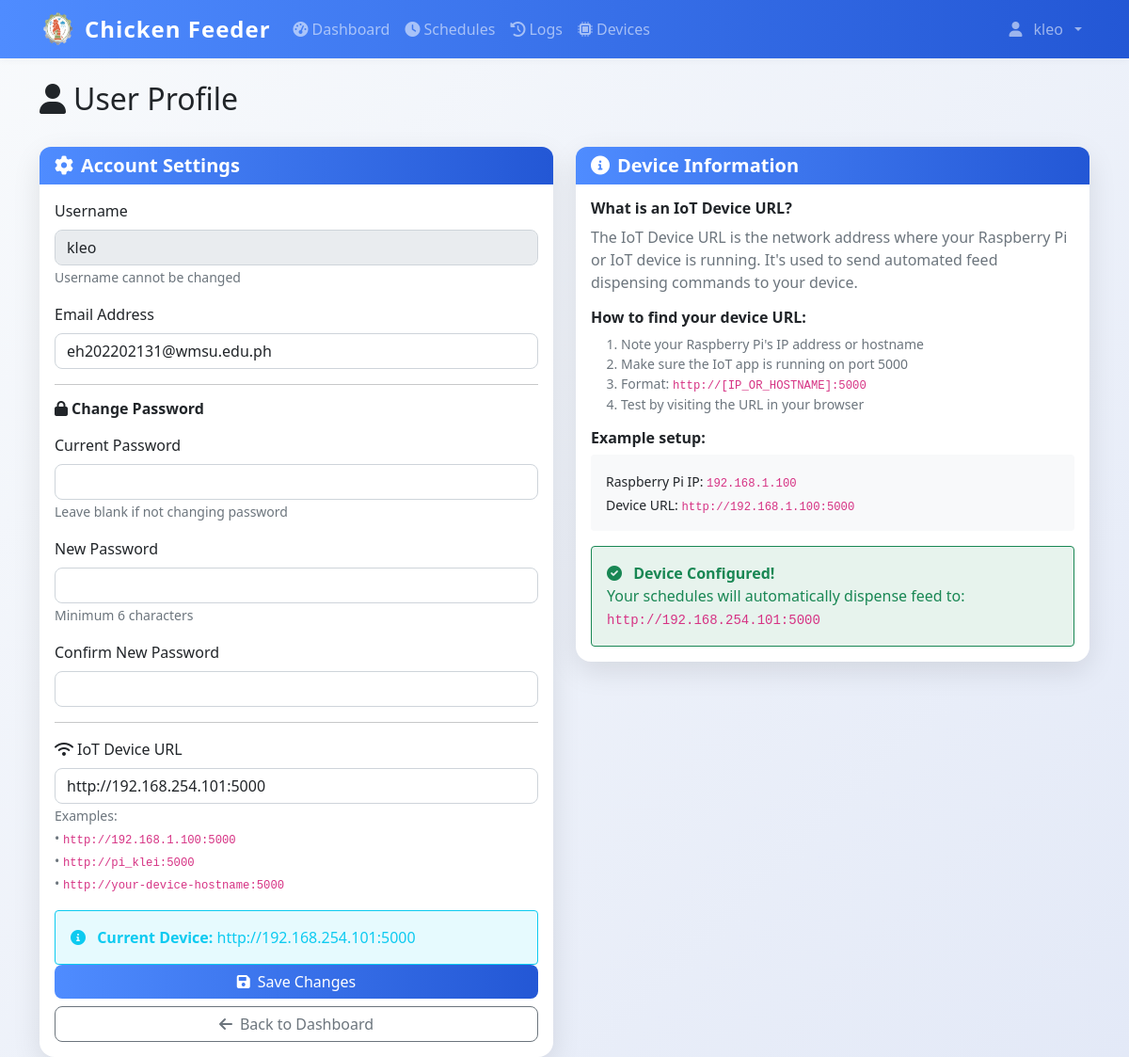
/profile (signed in), run on an earlier commit of the app's database.
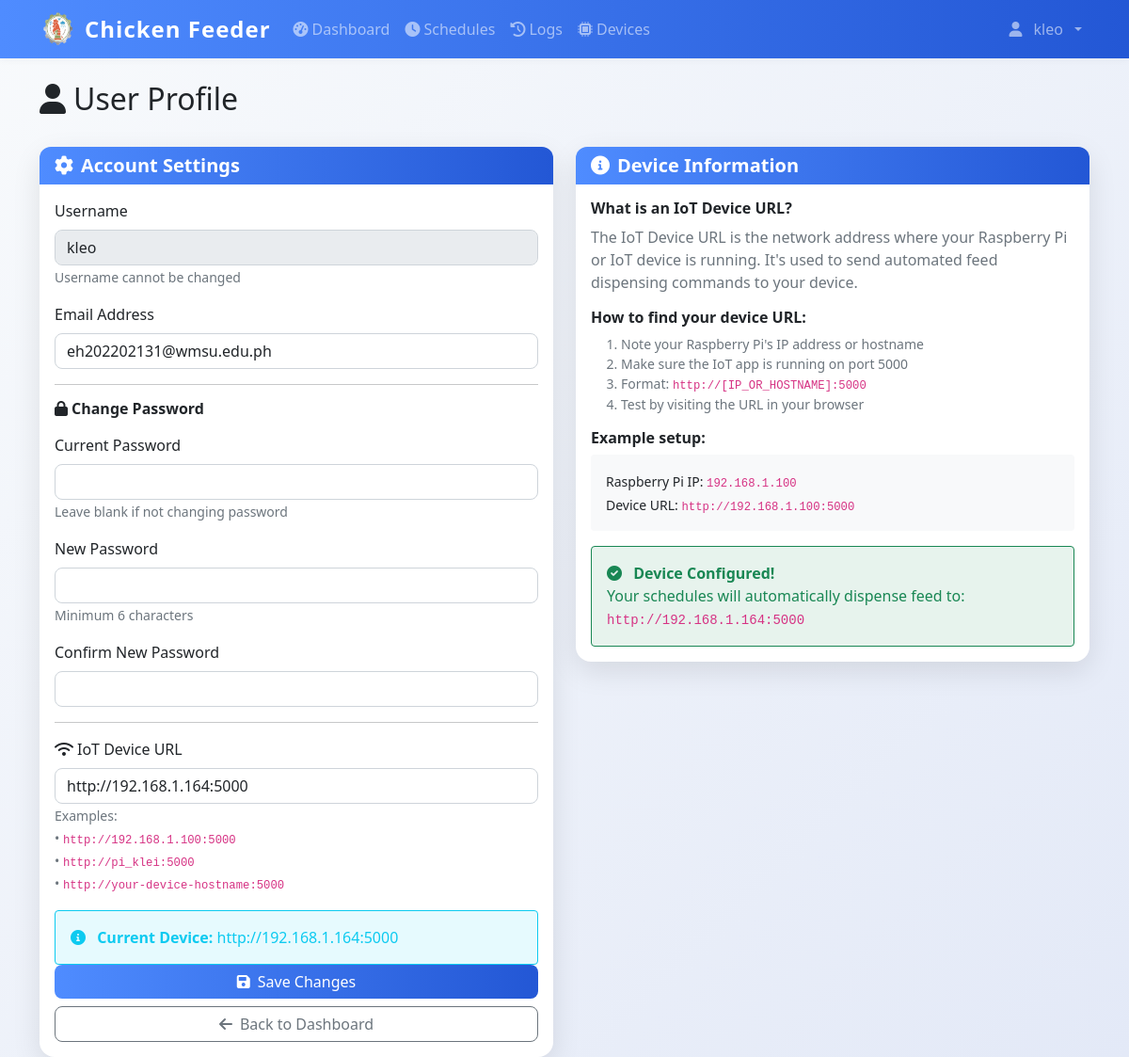
And on a later commit of the database.
### models.py (models this page shows)
class User(UserMixin, db.Model):
    id = db.Column(db.Integer, primary_key=True)
    username = db.Column(db.String(80), unique=True, nullable=False)
    email = db.Column(db.String(120), unique=True, nullable=False)
    password_hash = db.Column(db.String(120), nullable=False)
    iot_device_url = db.Column(db.String(255), nullable=True)  # e.g., 'http://192.168.1.100:5000' or 'pi_klei'
    is_admin = db.Column(db.Boolean, default=True)
    created_at = db.Column(db.DateTime, default=datetime.now)

### app.py (the view, shortened to what this page needs)
@app.route('/profile', methods=['GET', 'POST'])
@login_required
def profile():
    return render_template('profile.html', user=current_user)

### app.py (called while the page is built)
@login_manager.user_loader
def load_user(user_id):
    return db.session.get(User, int(user_id))

@app.context_processor
def inject_datetime():
    return {'datetime': datetime}

@app.before_request
def restrict_admin_from_user_pages():
    if current_user.is_authenticated and getattr(current_user, 'is_admin', False):
        if not request.path.startswith('/admin'):
            if not request.path.startswith('/static') and not request.path.startswith('/logout'):
                return redirect(url_for('admin.dashboard'))

### templates/profile.html (shortened to what the changed rows need)
{% extends "base.html" %}
{% block content %}
<div class="container mt-4">
    <div class="row mb-4">
        <div class="col">
            <h1 class="h2">
                <i class="fas fa-user me-2"></i>User Profile
            </h1>
        </div>
    </div>
    <div class="row">
        <div class="col-lg-6">
            <div class="card shadow">
                <div class="card-body">
                    <form method="POST">
                        <div class="mb-3">
                            <label for="username" class="form-label">Username</label>
                            <input type="text" class="form-control" id="username" value="{{ user.username }}" disabled>
                            <small class="text-muted">Username cannot be changed</small>
                        </div>
                        <div class="mb-3">
                            <label for="email" class="form-label">Email Address</label>
                            <input type="email" class="form-control" id="email" name="email" value="{{ user.email }}" required>
                        </div>
                        <hr>
                        <h6 class="mb-3">
                            <i class="fas fa-lock me-1"></i>Change Password
                        </h6>
                        <div class="mb-3">
                            <label for="current_password" class="form-label">Current Password</label>
                            <input type="password" class="form-control" id="current_password" name="current_password">
                            <small class="text-muted">Leave blank if not changing password</small>
                        </div>
                        <div class="mb-3">
                            <label for="new_password" class="form-label">New Password</label>
                            <input type="password" class="form-control" id="new_password" name="new_password">
                            <small class="text-muted">Minimum 6 characters</small>
                        </div>
                        <div class="mb-3">
                            <label for="confirm_password" class="form-label">Confirm New Password</label>
                            <input type="password" class="form-control" id="confirm_password" name="confirm_password">
                        </div>
                        <hr>
                        <div class="mb-3">
                            <label for="iot_device_url" class="form-label">
                                <i class="fas fa-wifi me-1"></i>IoT Device URL
                            </label>
                            <input type="text" class="form-control" id="iot_device_url" name="iot_device_url"
                                placeholder="http://192.168.1.100:5000"
                                value="{{ user.iot_device_url or '' }}">
                            <small class="form-text text-muted">
                                Examples:<br>
                                • <code>http://192.168.1.100:5000</code><br>
                                • <code>http://pi_klei:5000</code><br>
                                • <code>http://your-device-hostname:5000</code>
                            </small>
                        </div>
                        {% if user.iot_device_url %}
                        <div class="bg-info bg-opacity-10 text-info border border-info rounded p-3" role="alert">
                            <i class="fas fa-info-circle me-2"></i>
                            <strong>Current Device:</strong> {{ user.iot_device_url }}
                        </div>
                        {% else %}
                        <div class="bg-warning bg-opacity-10 text-warning border border-warning rounded p-3" role="alert">
                            <i class="fas fa-exclamation-triangle me-2"></i>
                            <strong>No device configured.</strong> Scheduled feeds will fail without an IoT device URL.
                        </div>
                        {% endif %}
                        <div class="d-grid gap-2">
                            <button type="submit" class="btn btn-primary">
                            </button>
                            <a href="{{ url_for('dashboard') }}" class="btn btn-outline-secondary">
                            </a>
                        </div>
                    </form>
                </div>
            </div>
        </div>
        <div class="col-lg-6">
            <div class="card shadow">
                <div class="card-body">
                    {% if user.iot_device_url %}
                    <div class="bg-success bg-opacity-10 text-success border border-success rounded p-3" role="alert">
                        <i class="fas fa-check-circle me-2"></i>
                        <strong>Device Configured!</strong><br>
                        Your schedules will automatically dispense feed to: <code>{{ user.iot_device_url }}</code>
                    </div>
                    {% endif %}
                </div>
            </div>
        </div>
    </div>
</div>
{% endblock %}

### templates/base.html (shortened to what this page needs)
<!DOCTYPE html>
<html lang="en">
<head>
    <link href="https://cdn.jsdelivr.net/npm/bootstrap@5.1.3/dist/css/bootstrap.min.css" rel="stylesheet">
    <link href="https://cdnjs.cloudflare.com/ajax/libs/font-awesome/6.0.0/css/all.min.css" rel="stylesheet">
    <link href="{{ url_for('static', filename='css/style.css') }}" rel="stylesheet">
</head>
<body>
    {% if current_user.is_authenticated %}
    <nav class="navbar navbar-expand-lg navbar-dark bg-primary">
        <div class="container">
            <div class="d-flex align-items-center gap-2">
                <img src="{{ url_for('static', filename='img/chicken-logo.png') }}" alt="Logo" style="width:40px;height:40px;" >
                <a class="navbar-brand" href="{{ url_for('dashboard') }}">
                   Chicken Feeder
                </a>
            </div>
            <div class="collapse navbar-collapse" id="navbarNav">
                <ul class="navbar-nav me-auto">
                    <li class="nav-item">
                        <a class="nav-link {% if request.endpoint == 'dashboard' %}active{% endif %}"
                           href="{{ url_for('dashboard') }}">
                            <i class="fas fa-tachometer-alt me-1"></i>Dashboard
                        </a>
                    </li>
                    <li class="nav-item">
                        <a class="nav-link {% if request.endpoint in ['schedules', 'add_schedule'] %}active{% endif %}"
                           href="{{ url_for('schedules') }}">
                            <i class="fas fa-clock me-1"></i>Schedules
                        </a>
                    </li>
                    <li class="nav-item">
                        <a class="nav-link {% if request.endpoint == 'logs' %}active{% endif %}"
                           href="{{ url_for('logs') }}">
                            <i class="fas fa-history me-1"></i>Logs
                        </a>
                    </li>
                    <li class="nav-item">
                        <a class="nav-link {% if request.endpoint in ['devices', 'add_device'] %}active{% endif %}"
                           href="{{ url_for('devices') }}">
                            <i class="fas fa-microchip me-1"></i>Devices
                        </a>
                    </li>
                </ul>
                <ul class="navbar-nav">
                    <li class="nav-item dropdown">
                        <a class="nav-link dropdown-toggle d-flex align-items-center gap-2" href="#" id="navbarDropdown" role="button"
                           data-bs-toggle="dropdown" aria-expanded="false">
                            <i class="fas fa-user me-1 "></i>{{ current_user.username }}
                        </a>
                    </li>
                </ul>
            </div>
        </div>
    </nav>
    {% endif %}
    <main class="container-fluid align-items-center">
        {% block content %}{% endblock %}
    </main>
</body>
</html>

What changed in the data, as far as the page shows it:
changed User "kleo": iot_device_url "http://192.168.254.101:5000" → "http://192.168.1.164:5000"
